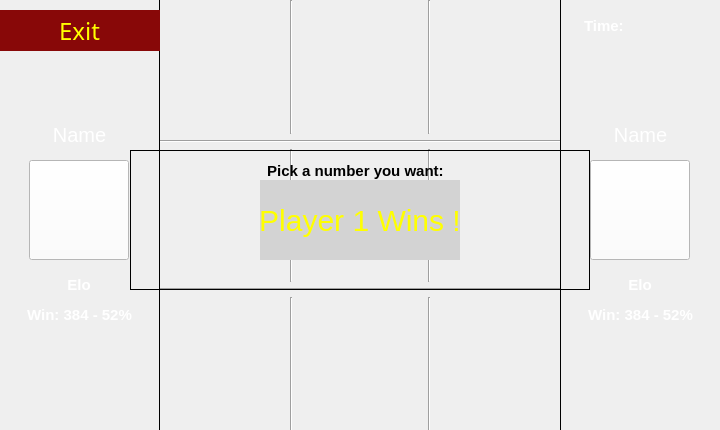
<?xml version="1.0" encoding="UTF-8"?>
<ui version="4.0">
 <class>Game_Screen</class>
 <widget class="QMainWindow" name="Game_Screen">
  <property name="geometry">
   <rect>
    <x>0</x>
    <y>0</y>
    <width>720</width>
    <height>430</height>
   </rect>
  </property>
  <property name="windowTitle">
   <string>MainWindow</string>
  </property>
  <property name="styleSheet">
   <string notr="true">#player1, #player2{
	border: 1px solid black;
}
#randomFrame{
	border: 1px solid black;
}
#textRandom{
	text-align: center;
}</string>
  </property>
  <widget class="QWidget" name="centralwidget">
   <property name="styleSheet">
    <string notr="true">#notification{
	background: #D3D3D3;
	color: yellow;
	font-size: 30px;
}</string>
   </property>
   <widget class="QWidget" name="layoutWidget">
    <property name="geometry">
     <rect>
      <x>160</x>
      <y>0</y>
      <width>401</width>
      <height>431</height>
     </rect>
    </property>
    <layout class="QGridLayout" name="gridLayout_11">
     <item row="3" column="4">
      <widget class="QFrame" name="gridFrame_6">
       <layout class="QGridLayout" name="gridLayout_6">
        <property name="sizeConstraint">
         <enum>QLayout::SetDefaultConstraint</enum>
        </property>
       </layout>
      </widget>
     </item>
     <item row="0" column="0">
      <widget class="QFrame" name="gridFrame">
       <layout class="QGridLayout" name="gridLayout">
        <property name="sizeConstraint">
         <enum>QLayout::SetDefaultConstraint</enum>
        </property>
       </layout>
      </widget>
     </item>
     <item row="3" column="3">
      <widget class="Line" name="line_6">
       <property name="orientation">
        <enum>Qt::Vertical</enum>
       </property>
      </widget>
     </item>
     <item row="6" column="0">
      <widget class="QFrame" name="gridFrame_7">
       <layout class="QGridLayout" name="gridLayout_7">
        <property name="sizeConstraint">
         <enum>QLayout::SetDefaultConstraint</enum>
        </property>
       </layout>
      </widget>
     </item>
     <item row="1" column="0" colspan="5">
      <widget class="Line" name="line">
       <property name="orientation">
        <enum>Qt::Horizontal</enum>
       </property>
      </widget>
     </item>
     <item row="6" column="4">
      <widget class="QFrame" name="gridFrame_9">
       <layout class="QGridLayout" name="gridLayout_9">
        <property name="sizeConstraint">
         <enum>QLayout::SetDefaultConstraint</enum>
        </property>
       </layout>
      </widget>
     </item>
     <item row="4" column="0" colspan="5">
      <widget class="Line" name="line_2">
       <property name="orientation">
        <enum>Qt::Horizontal</enum>
       </property>
      </widget>
     </item>
     <item row="0" column="1">
      <widget class="Line" name="line_3">
       <property name="orientation">
        <enum>Qt::Vertical</enum>
       </property>
      </widget>
     </item>
     <item row="0" column="2">
      <widget class="QFrame" name="gridFrame_2">
       <layout class="QGridLayout" name="gridLayout_2">
        <property name="sizeConstraint">
         <enum>QLayout::SetDefaultConstraint</enum>
        </property>
       </layout>
      </widget>
     </item>
     <item row="3" column="1">
      <widget class="Line" name="line_5">
       <property name="orientation">
        <enum>Qt::Vertical</enum>
       </property>
      </widget>
     </item>
     <item row="0" column="4">
      <widget class="QFrame" name="gridFrame_3">
       <layout class="QGridLayout" name="gridLayout_3">
        <property name="sizeConstraint">
         <enum>QLayout::SetDefaultConstraint</enum>
        </property>
       </layout>
      </widget>
     </item>
     <item row="3" column="0">
      <widget class="QFrame" name="gridFrame_4">
       <layout class="QGridLayout" name="gridLayout_4">
        <property name="sizeConstraint">
         <enum>QLayout::SetDefaultConstraint</enum>
        </property>
       </layout>
      </widget>
     </item>
     <item row="6" column="1">
      <widget class="Line" name="line_7">
       <property name="orientation">
        <enum>Qt::Vertical</enum>
       </property>
      </widget>
     </item>
     <item row="3" column="2">
      <widget class="QFrame" name="gridFrame_5">
       <layout class="QGridLayout" name="gridLayout_5">
        <property name="sizeConstraint">
         <enum>QLayout::SetDefaultConstraint</enum>
        </property>
       </layout>
      </widget>
     </item>
     <item row="6" column="2">
      <widget class="QFrame" name="gridFrame_8">
       <layout class="QGridLayout" name="gridLayout_8">
        <property name="sizeConstraint">
         <enum>QLayout::SetDefaultConstraint</enum>
        </property>
       </layout>
      </widget>
     </item>
     <item row="6" column="3">
      <widget class="Line" name="line_8">
       <property name="orientation">
        <enum>Qt::Vertical</enum>
       </property>
      </widget>
     </item>
     <item row="0" column="3">
      <widget class="Line" name="line_9">
       <property name="orientation">
        <enum>Qt::Vertical</enum>
       </property>
      </widget>
     </item>
    </layout>
   </widget>
   <widget class="QFrame" name="player1">
    <property name="geometry">
     <rect>
      <x>-1</x>
      <y>-10</y>
      <width>161</width>
      <height>450</height>
     </rect>
    </property>
    <property name="font">
     <font>
      <family>Roman</family>
      <pointsize>18</pointsize>
     </font>
    </property>
    <property name="styleSheet">
     <string notr="true">QFrame {
	background-image: url(:/game_bg.jpg);
}

#avatar{
	background:white;
}

#exit{
	background-color: #880808;
	border: none;
	color: yellow;
	font-size: 24px;
}

#name{
	background: none;
	color: white;
	text-align: center;
	font-size: 20px;
}

#elo{
	background: none;
	color: white;
	text-align: center;
	font-size: 15px;
}

#win{
	background: none;
	color: white;
	text-align: center;
	font-size: 15px;
}</string>
    </property>
    <property name="frameShape">
     <enum>QFrame::StyledPanel</enum>
    </property>
    <property name="frameShadow">
     <enum>QFrame::Raised</enum>
    </property>
    <widget class="QPushButton" name="avatar">
     <property name="geometry">
      <rect>
       <x>30</x>
       <y>170</y>
       <width>100</width>
       <height>100</height>
      </rect>
     </property>
     <property name="focusPolicy">
      <enum>Qt::NoFocus</enum>
     </property>
     <property name="text">
      <string/>
     </property>
     <property name="icon">
      <iconset resource="Resource/user_icon.qrc">
       <normaloff>:/user-solid.svg</normaloff>:/user-solid.svg</iconset>
     </property>
     <property name="iconSize">
      <size>
       <width>80</width>
       <height>80</height>
      </size>
     </property>
     <property name="checkable">
      <bool>false</bool>
     </property>
     <property name="checked">
      <bool>false</bool>
     </property>
     <property name="default">
      <bool>false</bool>
     </property>
     <property name="flat">
      <bool>false</bool>
     </property>
    </widget>
    <widget class="QPushButton" name="exit">
     <property name="geometry">
      <rect>
       <x>0</x>
       <y>20</y>
       <width>161</width>
       <height>41</height>
      </rect>
     </property>
     <property name="font">
      <font>
       <family>Script MT Bold</family>
       <pointsize>-1</pointsize>
      </font>
     </property>
     <property name="text">
      <string>Exit</string>
     </property>
    </widget>
    <widget class="QLabel" name="elo">
     <property name="geometry">
      <rect>
       <x>30</x>
       <y>280</y>
       <width>100</width>
       <height>30</height>
      </rect>
     </property>
     <property name="font">
      <font>
       <pointsize>-1</pointsize>
       <bold>true</bold>
      </font>
     </property>
     <property name="text">
      <string>Elo</string>
     </property>
     <property name="alignment">
      <set>Qt::AlignCenter</set>
     </property>
    </widget>
    <widget class="QLabel" name="name">
     <property name="geometry">
      <rect>
       <x>0</x>
       <y>130</y>
       <width>161</width>
       <height>30</height>
      </rect>
     </property>
     <property name="text">
      <string>Name</string>
     </property>
     <property name="alignment">
      <set>Qt::AlignCenter</set>
     </property>
    </widget>
    <widget class="QLabel" name="win">
     <property name="geometry">
      <rect>
       <x>0</x>
       <y>310</y>
       <width>161</width>
       <height>30</height>
      </rect>
     </property>
     <property name="font">
      <font>
       <pointsize>-1</pointsize>
       <bold>true</bold>
      </font>
     </property>
     <property name="text">
      <string>Win: 384 - 52%</string>
     </property>
     <property name="alignment">
      <set>Qt::AlignCenter</set>
     </property>
    </widget>
   </widget>
   <widget class="QFrame" name="player2">
    <property name="geometry">
     <rect>
      <x>560</x>
      <y>-10</y>
      <width>161</width>
      <height>450</height>
     </rect>
    </property>
    <property name="styleSheet">
     <string notr="true">QFrame {
	background-image: url(:/game_bg.jpg);
}

#avatar_2{
	background:white;
}

#name_2{
	background: none;
	color: white;
	text-align: center;
	font-size: 20px;
}

#elo_2{
	background: none;
	color: white;
	text-align: center;
	font-size: 15px;
}

#win_2{
	background: none;
	color: white;
	text-align: center;
	font-size: 15px;
}

#timer{
	background: none;
	color: white;
	text-align: center;
	font-size: 15px;
	padding-left: 20px
}</string>
    </property>
    <property name="frameShape">
     <enum>QFrame::StyledPanel</enum>
    </property>
    <property name="frameShadow">
     <enum>QFrame::Raised</enum>
    </property>
    <widget class="QPushButton" name="avatar_2">
     <property name="geometry">
      <rect>
       <x>30</x>
       <y>170</y>
       <width>100</width>
       <height>100</height>
      </rect>
     </property>
     <property name="focusPolicy">
      <enum>Qt::NoFocus</enum>
     </property>
     <property name="autoFillBackground">
      <bool>false</bool>
     </property>
     <property name="text">
      <string/>
     </property>
     <property name="icon">
      <iconset resource="Resource/user_icon.qrc">
       <normaloff>:/user-solid.svg</normaloff>:/user-solid.svg</iconset>
     </property>
     <property name="iconSize">
      <size>
       <width>80</width>
       <height>80</height>
      </size>
     </property>
     <property name="autoDefault">
      <bool>false</bool>
     </property>
     <property name="default">
      <bool>false</bool>
     </property>
    </widget>
    <widget class="QLabel" name="elo_2">
     <property name="geometry">
      <rect>
       <x>30</x>
       <y>280</y>
       <width>100</width>
       <height>30</height>
      </rect>
     </property>
     <property name="font">
      <font>
       <pointsize>-1</pointsize>
       <bold>true</bold>
      </font>
     </property>
     <property name="text">
      <string>Elo</string>
     </property>
     <property name="alignment">
      <set>Qt::AlignCenter</set>
     </property>
    </widget>
    <widget class="QLabel" name="name_2">
     <property name="geometry">
      <rect>
       <x>0</x>
       <y>130</y>
       <width>161</width>
       <height>30</height>
      </rect>
     </property>
     <property name="text">
      <string>Name</string>
     </property>
     <property name="alignment">
      <set>Qt::AlignCenter</set>
     </property>
    </widget>
    <widget class="QLabel" name="win_2">
     <property name="geometry">
      <rect>
       <x>0</x>
       <y>310</y>
       <width>161</width>
       <height>30</height>
      </rect>
     </property>
     <property name="font">
      <font>
       <pointsize>-1</pointsize>
       <bold>true</bold>
      </font>
     </property>
     <property name="text">
      <string>Win: 384 - 52%</string>
     </property>
     <property name="alignment">
      <set>Qt::AlignCenter</set>
     </property>
    </widget>
    <widget class="QLabel" name="timer">
     <property name="geometry">
      <rect>
       <x>0</x>
       <y>20</y>
       <width>161</width>
       <height>31</height>
      </rect>
     </property>
     <property name="font">
      <font>
       <pointsize>-1</pointsize>
       <bold>true</bold>
      </font>
     </property>
     <property name="text">
      <string>Time:</string>
     </property>
    </widget>
   </widget>
   <widget class="QLabel" name="notification">
    <property name="geometry">
     <rect>
      <x>260</x>
      <y>180</y>
      <width>200</width>
      <height>80</height>
     </rect>
    </property>
    <property name="styleSheet">
     <string notr="true"/>
    </property>
    <property name="text">
     <string>Player 1 Wins !</string>
    </property>
    <property name="scaledContents">
     <bool>true</bool>
    </property>
    <property name="alignment">
     <set>Qt::AlignCenter</set>
    </property>
   </widget>
   <widget class="QFrame" name="randomFrame">
    <property name="geometry">
     <rect>
      <x>130</x>
      <y>150</y>
      <width>460</width>
      <height>140</height>
     </rect>
    </property>
    <property name="frameShape">
     <enum>QFrame::StyledPanel</enum>
    </property>
    <property name="frameShadow">
     <enum>QFrame::Raised</enum>
    </property>
    <widget class="QWidget" name="gridLayoutWidget">
     <property name="geometry">
      <rect>
       <x>90</x>
       <y>40</y>
       <width>271</width>
       <height>81</height>
      </rect>
     </property>
     <layout class="QGridLayout" name="randomGridLayout"/>
    </widget>
    <widget class="QLabel" name="textRandom">
     <property name="geometry">
      <rect>
       <x>92</x>
       <y>10</y>
       <width>271</width>
       <height>21</height>
      </rect>
     </property>
     <property name="font">
      <font>
       <pointsize>11</pointsize>
       <bold>true</bold>
      </font>
     </property>
     <property name="text">
      <string>Pick a number you want: </string>
     </property>
     <property name="alignment">
      <set>Qt::AlignCenter</set>
     </property>
    </widget>
   </widget>
  </widget>
 </widget>
 <resources>
  <include location="Resource/user_icon.qrc"/>
 </resources>
 <connections/>
</ui>
